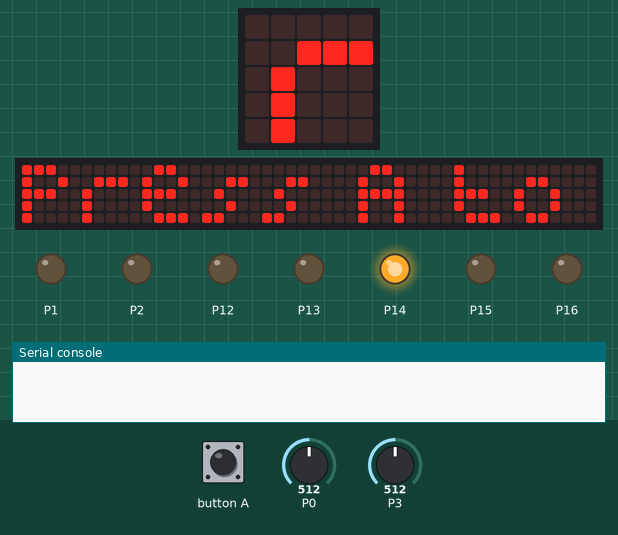
Simulated run of this program. Board: BBC micro:bit running MicroPython. On the bench: the board's 5×5 LED display, a strip that is not on the board, showing the scrolling text unrolled, output pins drawn as LEDs (lit = HIGH), the last lines printed to the serial console. Inputs (shaded band) come from the test bench; at power-on: P0 = 512, P3 = 512 (analog values on the 0–1023 scale). The 48×5 strip is a reading aid, not a part: it shows the text the display is scrolling, unrolled, one strip-width of it at a time.

Above: at 1.27 s.
1.3 s: button A pressed for 0.15 s
2.0 s: P0 set to 716
At 13.4 s:
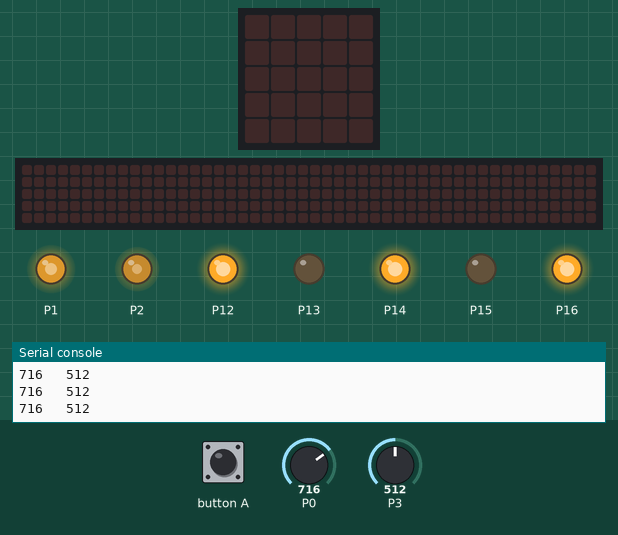
13.7 s: P3 set to 716
At 15.2 s:
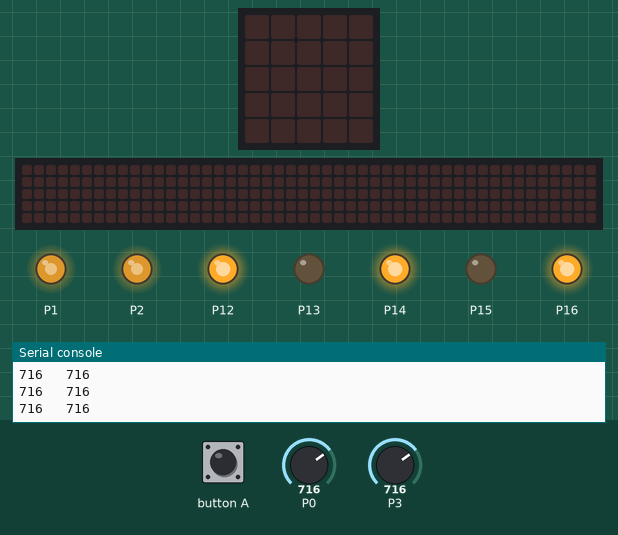
15.5 s: P0 set to 900
At 17.0 s:
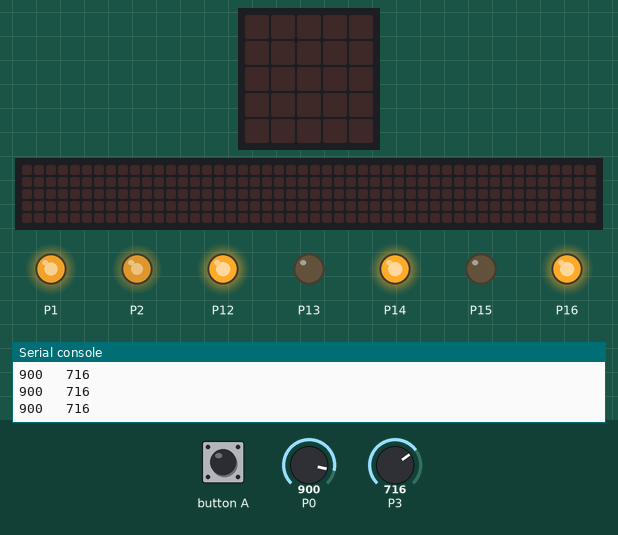
17.3 s: P3 set to 900
At 18.0 s:
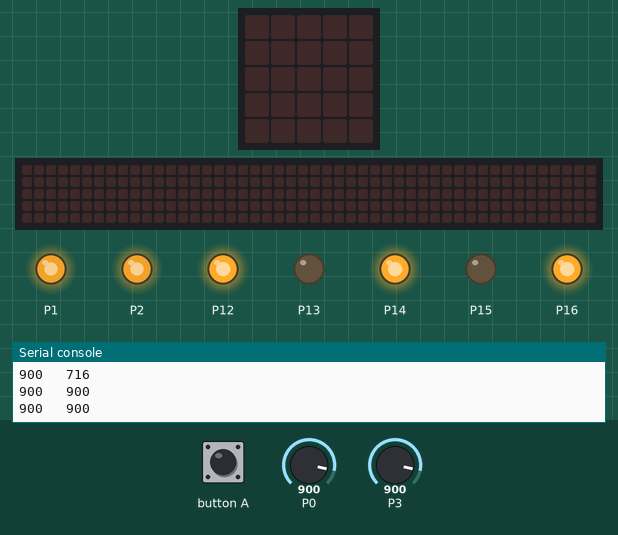
19.1 s: P0 set to 511
At 19.7 s:
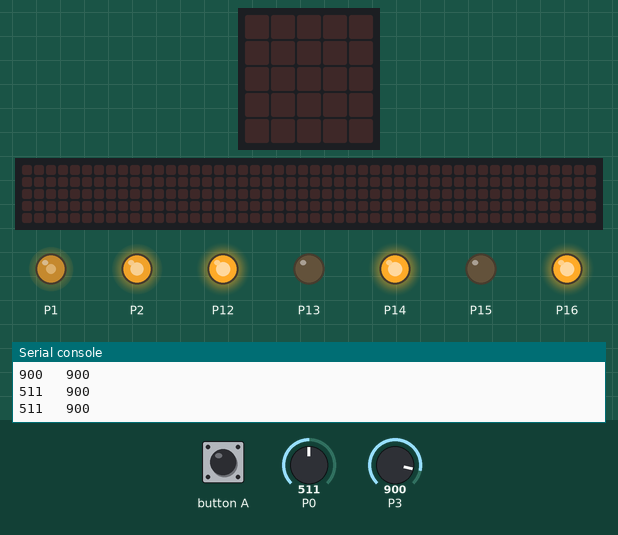
Timing chart, 0 to 21.8 s (numbered marks = the images above; inputs shaded):
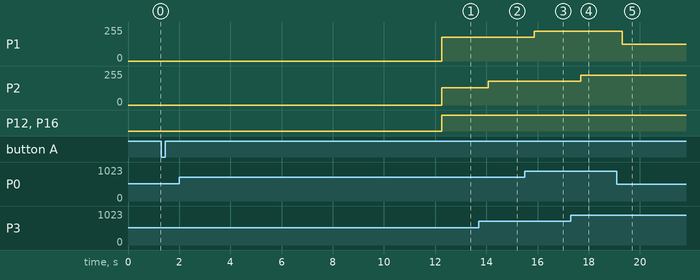

Measured:
- after the input at 2.0 s, P1: 0/255 → 178/255 after 10.3 s
- after the input at 13.7 s, P2: 128/255 → 178/255 after 0.37 s
- after the input at 15.5 s, P1: 178/255 → 224/255 after 0.38 s
- after the input at 17.3 s, P2: 178/255 → 224/255 after 0.39 s
- after the input at 19.1 s, P1: 224/255 → 127/255 after 0.21 s

The program:

vehicle2.py
```python
from microbit import *
ldr1 = 0
ldr2 = 0
uart.init(115200)
pin14.write_digital(1)

def vehicle2b():
    while True:
        #  can't seem to read buttons to break out just use reset button

        display.off()

        ldr1 = pin0.read_analog()  # read the ldrs
        ldr2 = pin3.read_analog()
        sleep(200)
        uart.write(str(ldr1) + "   " + str(ldr2)+"\n")
        pin1.write_analog(ldr1)  # speed control for a1 and a2
        pin13.write_digital(0)  # a1
        pin12.write_digital(1)  # a2

        pin2.write_analog(ldr2)  # speed control for b1 and b2

        pin15.write_digital(0)  # b 1
        pin16.write_digital(1)  # b2


while True:
    display.scroll("Press A to start")
    if button_a.was_pressed():
        display.show(Image.ANGRY)
        sleep(200)
        vehicle2b()
```
